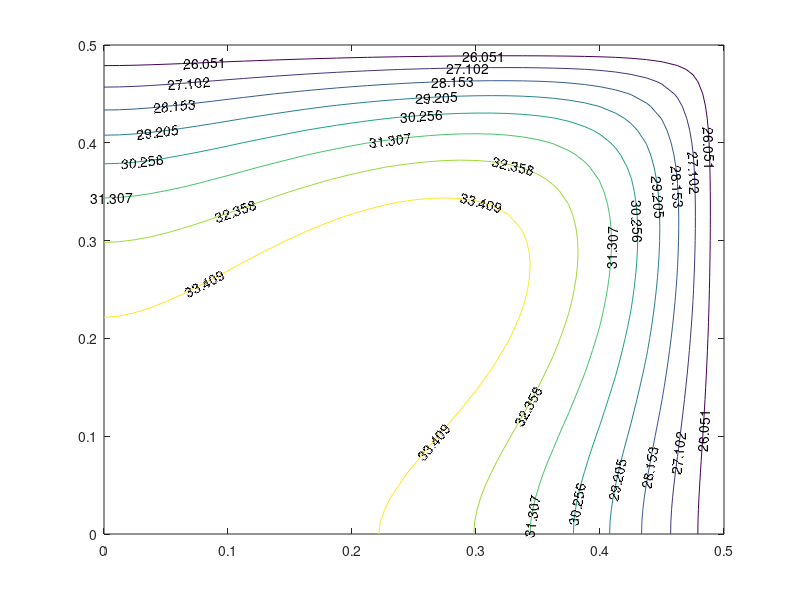
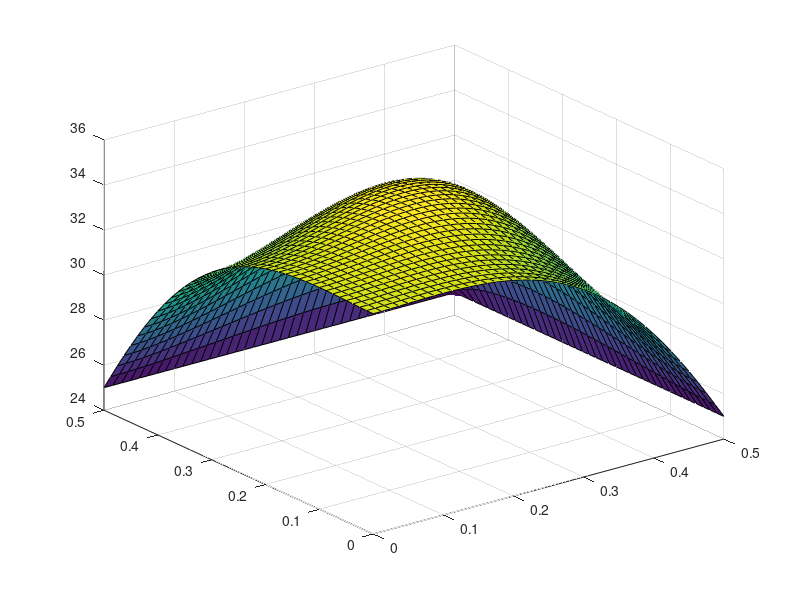

These figures' MATLAB source, in order:

function Question3
clear all;clc;close all;             % Clear workspace and command window, 
                                     %      close all figures
L=0.5; y=L; n=41; dx=L/(n-1);        % Specify parameters of the problem
itr_max=1500; tol=10^-4; alpha=1.8;   % Set numerical parameters
T=zeros(n,n);                        % Set all element of T equal to zero               
                                     % Set constant valued boundary values                
T(n,:)=25*ones(1,n);
T(:,n)=25*ones(n,1);
% T(end,:)=25*ones(1,n);
% T(:,end)=25*ones(n,1);
T_c=T;
for k=1:itr_max                      % Iterate until itr_max or convergence
    error_max=0;                     % Set max error =0 at beginning of 
                                     %      each iteration
                                     
    for i=2:n-1                      % Increment row numbers
         for j=2:n-1                 % Increment column numbers
                                     % Apply recursion relation
             T_c=get_T_c(T,i,j); 
                                     % Apply relaxation factor
             T(i,j)=T(i,j)+alpha*(T_c-T(i,j));          
                                     % Calculate relative error for each
                                     %      node
             error_t=abs((T_c-T(i,j))/T_c); 
                                     % Determine maximum relative error
             if error_t > error_max; error_max=error_t; end
         end
    end
    % Recursion relation at y=0
    for i=2:n-1; T(i,1)=(4*T(i,2)-T(i,3))/3; end
    % recursion relation at x=0
    for j=2:n-1; T(1,j)=(4*T(2,j)-T(3,j))/3; end
    T(1,1)=(T(2,1)+T(1,2))/2;
    if error_max < tol; break; end   % Convergence check
end
if k>itr_max-1                     % Check for maximum iteration limit 
    fprintf('Maximum iterations exceeded without convergence\n')
end
x=linspace(0,0.5,n);                 % Set x values for contour map
y=linspace(0,0.5,n);                 % Set y values for contour map
[X,Y]=meshgrid(x,y);
% Be careful with the x, y coordinate.
% The 1st and 2nd indice represent row and colunm. However, it does not directly fit to Cartesian
% coordinate. Need to flip "X" and "Y" in the countour plot
figure, contour(Y,X,T,8,'ShowText','on')                     % Generate contour map from solution
figure, surf(Y,X,T)
%
% Nested function that applies the recursion relation
% 
    function tc=get_T_c(TT,ii,jj)
        % main SOR function
        xx=dx*(ii-1); yy=dx*(jj-1);
        tc=(TT(ii+1,jj)+TT(ii-1,jj)+TT(ii,jj+1)+TT(ii,jj-1))/4+1250*xx*yy*dx^2;
    end
end